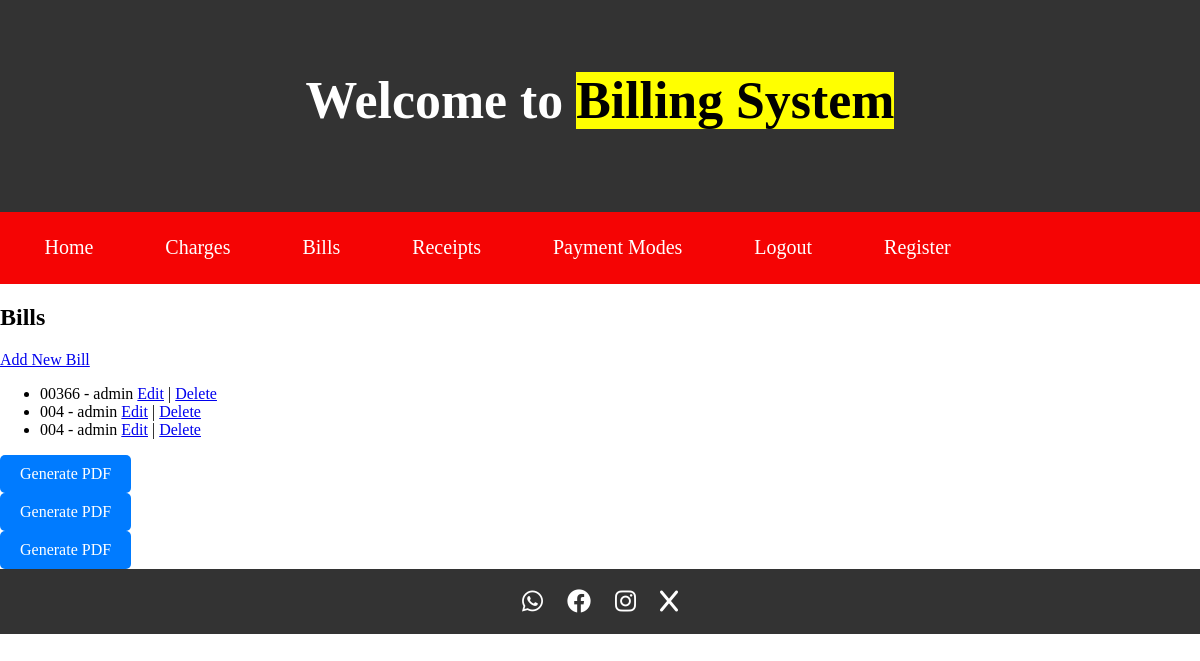
The app's page /bills/ (signed in) with its own data.
### bills/models.py (models this page shows, shortened)
class Bills(models.Model):
    bil_customer = models.ForeignKey(User, on_delete=models.CASCADE)
    bil_type = models.CharField(max_length=255)
    bil_description = models.TextField()
    bil_number = models.CharField(max_length=255)
    bil_receipt_date = models.DateField()
    bil_charges = models.ManyToManyField('Charges', through='BillCharge')
    bil_items = models.ManyToManyField('Item', through='BillItem')

### bills/views.py (the view)
# urls.py: path('bills/', views.bill_list, name='bill_list'),
@login_required
def bill_list(request):
    bills = Bills.objects.all()
    return render(request, 'bills/bill_list.html', {'bills': bills})

### templates/bills/bill_list.html
{% extends 'base.html' %}
{% block content %}
  <h2>Bills</h2>
  <a href="{% url 'bill_create' %}">Add New Bill</a>
  <ul>
    {% for bill in bills %}
      <li>
        {{ bill.bil_number }} - {{ bill.bil_customer }}
        <a href="{% url 'bill_update' bill.pk %}">Edit</a> |
        <a href="{% url 'bill_delete' bill.pk %}">Delete</a>
      </li>
    {% endfor %}
  </ul>
  {% for bill in bills %}
    <div class="bill">
        <a href="{% url 'bill_pdf' pk=bill.pk %}" class="btn btn-primary" target="_blank">Generate PDF</a>
    </div>
{% endfor %}
{% endblock %}

### templates/base.html (style rules this page uses)
body, html { margin: 0; padding: 0; height: 100%; }
.btn { display: inline-block; background-color: #007bff; color: white; padding: 10px 20px; text-align: center; text-decoration: none; font-size: 16px; border-radius: 5px; border: none; cursor: pointer; transition: background-color 0.3s, color 0.3s; }

### records on screen
Bills: bil_number "00366", bil_customer "admin"
Bills: bil_number "004", bil_customer "admin"
Bills: bil_number "004", bil_customer "admin"
